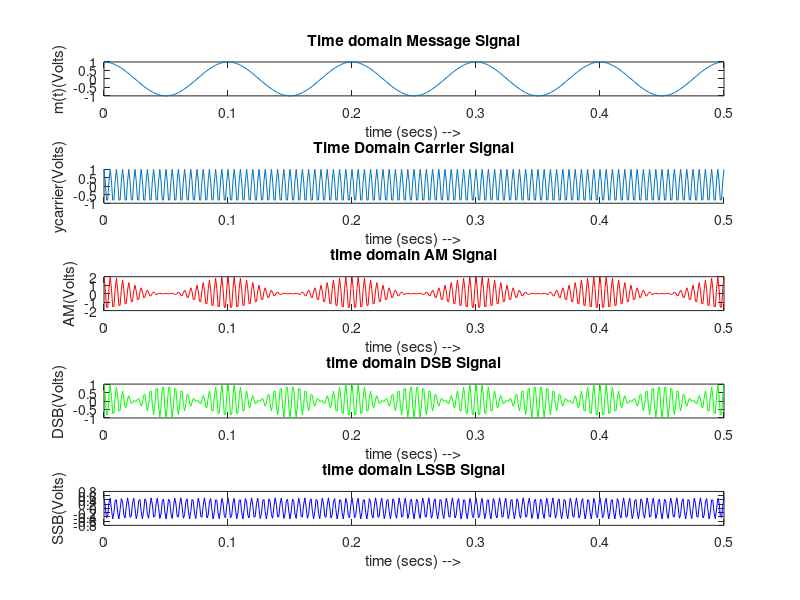
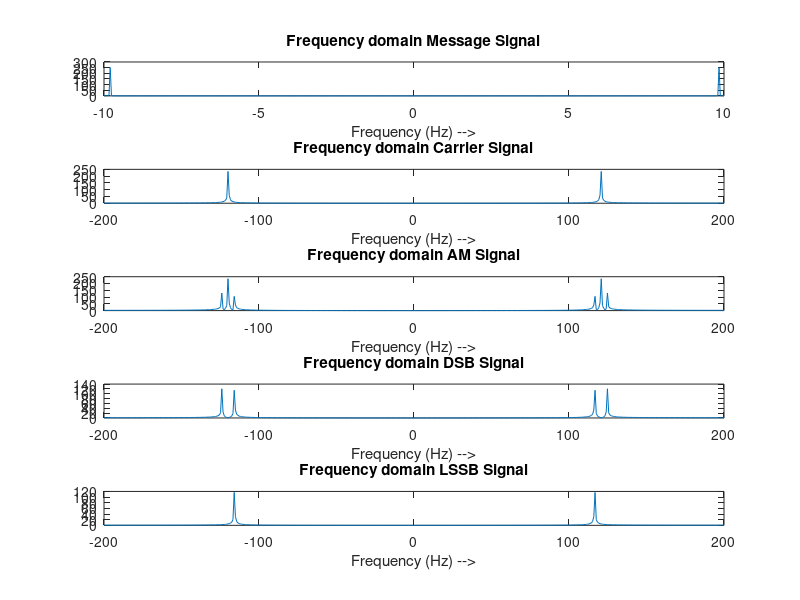
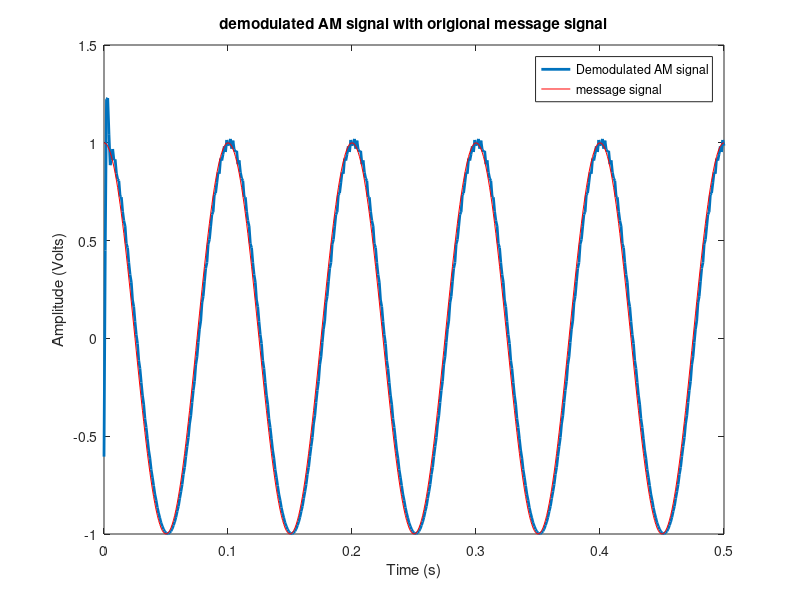

The MATLAB script that drew these images, in order:
%AM Modulator, 1 Dec 2022
clc;  %clear command window
clear all;  %clear our workspace
close all;  %closes all other workable windows

%% Generating message signal signal
mu = 1;   %Modulation Index
Am = 1;   % Amplitude of modulating signal
fm = 10;   % Frequency of modulating (message) signal (we take 10 Hz)
fs = 100*fm;  % Sampling frequency we take 100 times the frequency of message signal 
                   % (to have it properly sampled.)
Tm = 1/fm;    % Time period of modulating signal which will be inverse of its frequency.
t = 0:1/fs:5*Tm;    % We stimulate 5 periods of modulating signal with interval of sampling time 
                           %which is 1/(sampling frequency)
ym = Am*cos(2*pi*fm*t);  % The generated message signal.

%% Generating the carrier signal
Ac = 1;    % Amplitude of carrier signal is minimum magnitude of message signal(Am) / modulation index(m).
fc = 20*fm;   % Frequency of carrier signal (we assume it to be 20 times the frequency of message signal.)
yc = Ac*cos(2*pi*fc*t);    %The generated Carrier signal



%% Modulating message signal to carrier signal 
AM = Ac*cos(2*pi*fc*t).*(1+mu*cos(2*pi*fm*t)); 
DSB=Ac*cos(2*pi*fc*t).*cos(2*pi*fm*t); 
LSSB=(Ac/2)*cos(2*pi*fc*t).*cos(2*pi*fm*t)-(Ac/2)*sin(2*pi*fc*t).*sin(2*pi*fm*t);


%% Time Domain
figure;
subplot(511);    %We will be plotting the time domain message signal, carrier signal and the modulated signal in same plot
plot(t,ym);  %Plotting the message signal
hold on;
xlabel('time (secs) -->');
ylabel(' m(t)(Volts) ');
title ('Time domain Message Signal');

subplot(512); 
hold on;
plot(t,yc); 
ylabel ('ycarrier(Volts)');
xlabel('time (secs) -->');
title ('Time Domain Carrier Signal');

subplot(513);
plot(t,AM,'r');
hold off;
xlabel ('time (secs) -->');
ylabel('AM(Volts)');
title ('time domain AM Signal');

subplot(514);
plot(t,DSB,'g');
hold off;
xlabel ('time (secs) -->');
ylabel('DSB(Volts)');
title ('time domain DSB Signal');

subplot(515);
plot(t,LSSB,'b');
hold off;
xlabel ('time (secs) -->');
ylabel('SSB(Volts)');
title ('time domain LSSB Signal');

%% Frequency Domain
figure;
subplot(511);
f_ym =linspace(-fm,fm,length(ym));
plot(f_ym,abs(fft(ym)))
title ('Frequency domain Message Signal');
xlabel ('Frequency (Hz) -->');

hold on
subplot(512);
f_yc=linspace(-fc,fc,length(yc));
plot(f_yc,abs(fft(yc)))
title ('Frequency domain Carrier Signal');
xlabel ('Frequency (Hz) -->');
hold off

subplot(513);
f_AM=linspace(-fc,fc,length(AM));
plot(f_AM,abs(fft(AM)))
title ('Frequency domain AM Signal');
xlabel ('Frequency (Hz) -->');
hold off

subplot(514);
f_DSB=linspace(-fc,fc,length(DSB));
plot(f_DSB,abs(fft(DSB)))
title ('Frequency domain DSB Signal');
xlabel ('Frequency (Hz) -->');
hold off

subplot(515);
f_SSB=linspace(-fc,fc,length(LSSB));
plot(f_SSB,abs(fft(LSSB)))
title ('Frequency domain LSSB Signal');
xlabel ('Frequency (Hz) -->');




% Demodulating the AM signal ucosg Coherent Detection
% Step 1: Synchronous Demodulation ucosg carrier
Vc = 2*AM.*cos(2*pi*fc*t);
% %Step 2: Low Pass RC Filter we use Butterworth filter for that
[b,a] = butter(3,fc*2/fs);
ym_rec = filter(b,a,Vc); % filtering the demodulated signal
ym_rec=ym_rec- mean(ym_rec); %To get zero mean and low error in demodulation by subtracting mean from each of the terms
% 
figure;
plot(t, ym_rec,'LineWidth',2);  %Plotting the demodulated message signal
hold on;
plot(t,ym,'r');   %plotting the origional message signal in the same plot 
title('demodulated AM signal with origional message signal');
legend('Demodulated AM signal','message signal');
xlabel('Time (s)');
ylabel('Amplitude (Volts)');